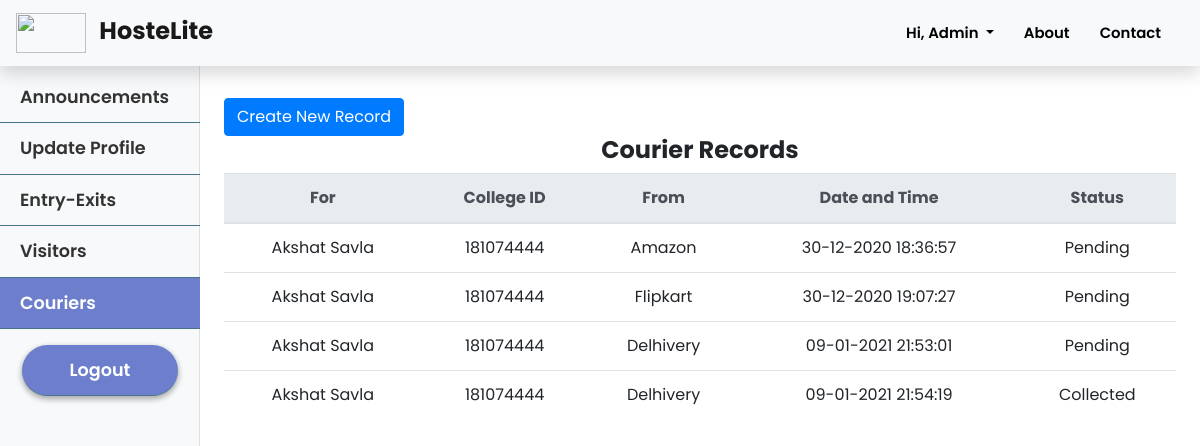
The app's page /guard/couriers (signed in) with its own data.
### hostelmanagement/models.py (models this page shows, shortened)
class User(db.Model, UserMixin):
    id = db.Column(db.Integer, primary_key=True)
    college_id = db.Column(db.String(9), unique=True, nullable=False)
    firstname = db.Column(db.String(20), nullable=False)
    lastname = db.Column(db.String(20), nullable=False)
    email = db.Column(db.String(120), unique=True, nullable=False)
    password = db.Column(db.String(60), nullable=False)
    phone = db.Column(db.String(10), unique=True, nullable=False)
    address = db.Column(db.Text, nullable=False)
    course = db.Column(db.String(20),nullable=True)
    department = db.Column(db.String(20), nullable=True)
    user_type = db.Column(db.Integer, nullable = False, default=1)
    room_no = db.Column(db.Integer, nullable = True)
    announcements = db.relationship('Announcement', backref='author', lazy=True)
    complaints = db.relationship('Complaint', backref='author', lazy=True)
    mess_menu = db.relationship('MessMenu', backref='author', lazy=True)
    courier = db.relationship('Courier', backref='user', lazy=True)
    exitentry = db.relationship('ExitEntry', backref='user', lazy=True)
    visitor = db.relationship('Visitor', backref='user', lazy=True)

class Courier(db.Model):
    id = db.Column(db.Integer, primary_key = True)
    user_id = db.Column(db.Integer, db.ForeignKey('user.id'), nullable = False)
    from_name = db.Column(db.String(10), nullable = False)
    status = db.Column(db.Integer, nullable = False, default = 0)
    date_arrived = db.Column(db.DateTime, nullable = False, default = datetime.utcnow)

### hostelmanagement/routes.py (the view)
@app.route('/guard/couriers')
@login_required
def couriers_records():
    couriers = Courier.query.all()
    return render_template('guard/couriers.html', couriers = couriers)

### hostelmanagement/models.py (called while the page is built)
@login_manager.user_loader
def load_user(user_id):
    return User.query.get(int(user_id))

### hostelmanagement/templates/guard/couriers.html
{% extends 'guard/guard_layout.html' %}
{% block guard_couriers %}active{% endblock %}
{% block guard_content %}
<div class="oneGrid">
    <a class="btn btn-primary create-btn" type="submit" href="{{url_for('new_courier_record')}}">Create New Record</a>
</div>
    {% if couriers %}
        <h4 style="text-align: center; font-weight: bold;">Courier Records</h4>
        <table class=" table table-hover">
            <thead class='thead-light'>
                <tr>
                    <th>For</th>
                    <th>College ID</th>
                    <th>From</th>
                    <th>Date and Time</th>
                    <th>Status</th>
                </tr>
            </thead>
            <tbody>
                {% for courier in couriers %}
                <tr>
                    <td>{{courier.user.firstname}} {{courier.user.lastname}}</td>
                    <td>{{courier.user.college_id}}</td>
                    <td>{{courier.from_name}}</td>
                    <td>{{courier.date_arrived.strftime('%d-%m-%Y %H:%M:%S')}}</td>
                    {% if courier.status %}
                        <td>Collected</td>
                    {% else %}
                        <td>Pending</td>
                    {% endif %}
                </tr>
            {% endfor %}
            </tbody>
        </table>
    {% else %}
        <h3>No Entries Yet</h3>
    {% endif %}
{% endblock %}

### hostelmanagement/templates/layout.html (shortened to what this page needs)
<!DOCTYPE html>
<html>
<head>
    <link rel="stylesheet" href="https://cdn.jsdelivr.net/npm/bootstrap@4.5.3/dist/css/bootstrap.min.css">
    <link rel='stylesheet' href="{{ url_for('static', filename='style.css') }}">
    <link rel="stylesheet" href="https://use.fontawesome.com/releases/v5.8.1/css/all.css"
 />
</head>
<body>
    <section id="landingPage">
        <nav class="navbar sticky-top shadow navbar-expand-lg navbar-light bg-light">
            <a class="navbar-brand col-md-3 col-lg-2 mr-0 pl-0 pr-0" href="{{url_for('index')}}">
                <img src="https://cdn.logo.com/hotlink-ok/logo-social.png" width="70" height="40" class="d-inline-block align-top" alt="" loading="lazy">
                <strong class="pl-2 mt-2" style="font-size:1.2em;">HosteLite</strong>
            </a>
            <ul class='navbar-nav ml-auto mr-2'>
                {% if not current_user.is_authenticated %}
                    <li class="nav-item">
                        <a class="nav-link" href="{{ url_for('about') }}">About</a>
                    </li>
                    <li class="nav-item">
                        <a class="nav-link" href="{{ url_for('contact') }}">Contact</a>
                    </li>
                    <li class="nav-item">
                        <a class="nav-link" href="{{ url_for('login') }}">Log In</a>
                    </li>
                    <li class="nav-item">
                        <a class="nav-link toButton pl-15 pr-15" style="color: white; font-weight: 600" href="{{ url_for('application') }}">Apply Now</a>
                    </li>
                {% else %}
                    <li class="nav-item dropdown">
                        <a class="nav-link dropdown-toggle" href="#" id="navbarDropdown" role="button" data-toggle="dropdown" aria-haspopup="true" aria-expanded="false">
                            Hi, {{ current_user.firstname }}
                        </a>
                    </li>
                    <li class="nav-item">
                        <a class="nav-link" href="{{ url_for('about') }}">About</a>
                    </li>
                    <li class="nav-item">
                        <a class="nav-link" href="{{ url_for('contact') }}">Contact</a>
                    </li>
                {% endif %}
            </ul>
        </nav>
    </section>
    {% block content %}
    {% endblock %}
</body>
</html>

### hostelmanagement/static/style.css (style rules this page uses)
* { margin: 0; padding: 0; font-family: "Poppins", sans-serif; font-size: 16px; box-sizing: border-box; }
body { padding-top: 70px; overflow-x:hidden; scroll-behavior: smooth; }
#landingPage nav { position: fixed; width: 100%; opacity: 1; background-color: rgba(255, 255, 255); }
#landingPage nav ul a { font-size: 0.93em; font-weight: 600; text-decoration: none; padding: 10px 15px; text-align: center; color: #000; }
td,th { text-align: center; }
.oneGrid { display: grid; grid-template-columns: repeat(1, 1fr); gap: 16px; margin-top: 20px; }
.create-btn { margin-right: auto; }

### records on screen
User: firstname "Admin"
Courier: user.firstname "Akshat", user.lastname "Savla", user.college_id "181074444", from_name "Amazon", date_arrived "30-12-2020 18:36:57", status "Pending"
Courier: user.firstname "Akshat", user.lastname "Savla", user.college_id "181074444", from_name "Flipkart", date_arrived "30-12-2020 19:07:27", status "Pending"
Courier: user.firstname "Akshat", user.lastname "Savla", user.college_id "181074444", from_name "Delhivery", date_arrived "09-01-2021 21:53:01", status "Pending"
Courier: user.firstname "Akshat", user.lastname "Savla", user.college_id "181074444", from_name "Delhivery", date_arrived "09-01-2021 21:54:19", status "Collected"
